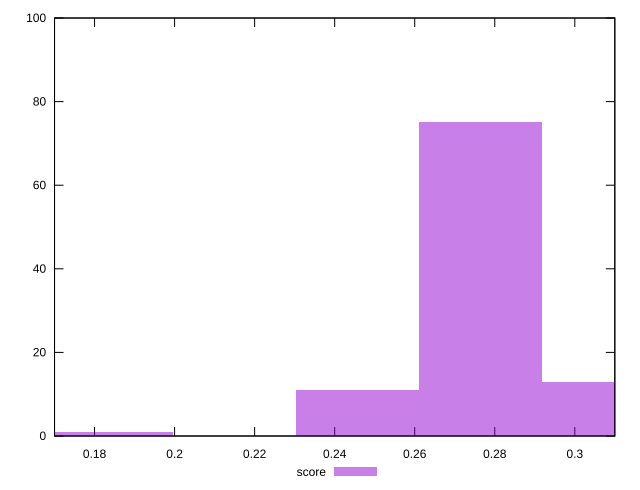

gnuplot code for this plot:
reset

$score <<EOF
0.24579331206944624 11
0.3072416400868078 13
0.27651747607812704 75
0.1843449840520847 1
EOF

set key outside below
set boxwidth 0.03072416400868078
set xrange [0.17:0.31]
set yrange [0:100]
set trange [0:100]
set style fill transparent solid 0.5 noborder
set terminal svg size 640, 490 enhanced background rgb 'white'
set output "reports/report_00031_2021-02-24T23-18-18.084Z/max-potential-fid/samples/astro/score/histogram.svg"

plot $score title "score" with boxes

reset
